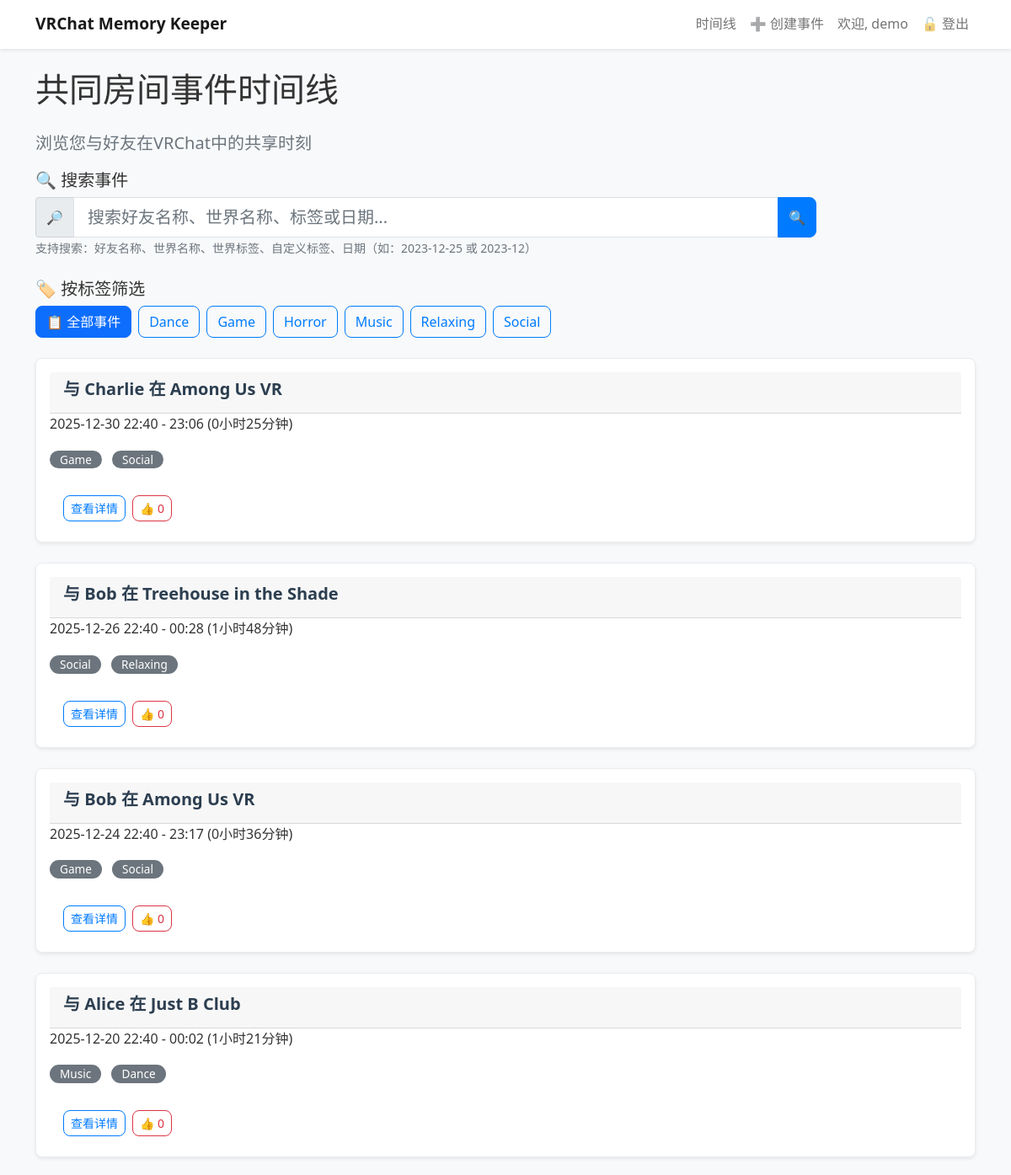
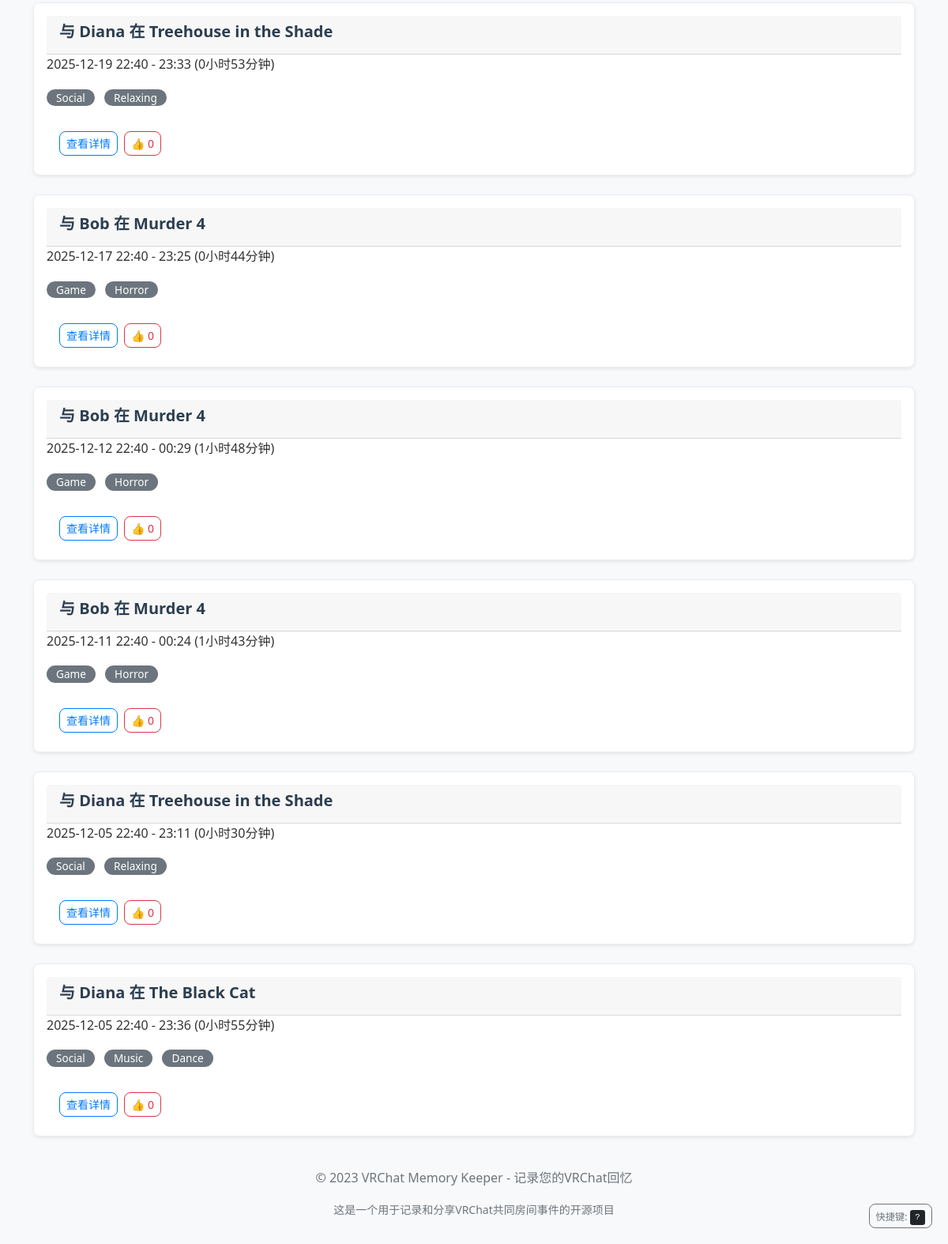
Screenshot of / (signed in) with the database file from the repository (2 pictures, top to bottom).
### app.py (models this page shows)
class User(UserMixin, db.Model):
    id = db.Column(db.Integer, primary_key=True)
    username = db.Column(db.String(80), unique=True, nullable=False)
    password_hash = db.Column(db.String(120), nullable=False)
    events = db.relationship('SharedEvent', backref='user', lazy=True)

class SharedEvent(db.Model):
    id = db.Column(db.Integer, primary_key=True)
    user_id = db.Column(db.Integer, db.ForeignKey('user.id'), nullable=False)
    world_id = db.Column(db.Integer, db.ForeignKey('world.id'), nullable=False)
    friend_name = db.Column(db.String(80), nullable=False)
    start_time = db.Column(db.DateTime, nullable=False)
    end_time = db.Column(db.DateTime)
    duration = db.Column(db.Integer)  # 持续时间（秒）
    notes = db.Column(db.Text, nullable=True)  # 事件备注
    likes = db.Column(db.Integer, default=0)  # 点赞数
    custom_tags = db.relationship(
        'EventTag',
        backref='event',
        lazy=True,  # 懒加载
        cascade='all, delete-orphan'  # 级联删除
    )

class World(db.Model):
    id = db.Column(db.Integer, primary_key=True)
    world_name = db.Column(db.String(200), nullable=False)
    world_id = db.Column(db.String(100), unique=True)
    tags = db.Column(db.Text)  # 以逗号分隔的标签字符串
    events = db.relationship('SharedEvent', backref='world', lazy=True)

### app.py (the view, shortened to what this page needs)
@app.route('/')
@login_required
def index():
    all_unique_tags = get_all_unique_tags()
    selected_tag = request.args.get('tag')
    query = SharedEvent.query.filter_by(user_id=current_user.id)
    filtered_query = filter_events_by_tag(query, selected_tag)
    search_query = request.args.get('search')
    start_date = None
    end_date = None
    if start_date:
        from datetime import datetime
        filtered_query = filtered_query.filter(
            SharedEvent.start_time >= start_date)
    if end_date:
        from datetime import timedelta
        end_datetime = end_date + timedelta(days=1)
        filtered_query = filtered_query.filter(
            SharedEvent.start_time < end_datetime)
    events = filtered_query.order_by(SharedEvent.start_time.desc()).all()
    return render_template(
        'index.html',
        events=events,
        all_tags=all_unique_tags,
        selected_tag=selected_tag,
        search_query=search_query
    )

### app.py (called while the page is built, shortened)
@login_manager.user_loader
def load_user(user_id):
    return User.query.get(int(user_id))

def get_all_unique_tags():
    world_tags = set()
    worlds = World.query.all()
    for world in worlds:
        if world.tags:
            for tag in world.tags.split(','):
                world_tags.add(tag.strip())
    event_tags = set()
    all_event_tags = EventTag.query.all()
    for tag in all_event_tags:
        event_tags.add(tag.tag_name)
    return sorted(list(world_tags.union(event_tags)))

def filter_events_by_tag(event_query, selected_tag):
    if not selected_tag:
        return event_query

@app.before_request
def before_request():
    global _db_initialized
    if not _db_initialized:
        init_db()
        _db_initialized = True

### templates/index.html (shortened to what this page needs)
{% extends 'base.html' %}
{% block content %}
    <header class="page-header" role="banner">
        <h1 class="mb-4">共同房间事件时间线</h1>
        <p class="lead text-muted">浏览您与好友在VRChat中的共享时刻</p>
    </header>
    <section class="search-section mb-4" role="search" aria-labelledby="search-heading">
        <h2 id="search-heading" class="h5">🔍 搜索事件</h2>
        <form method="GET" action="{{ url_for('index') }}" class="search-form" aria-label="事件搜索表单">
            <div class="row g-3">
                <div class="col-md-10">
                    <div class="input-group">
                        <span class="input-group-text">
                            <span aria-hidden="true">🔎</span>
                        </span>
                        <input type="text" class="form-control form-control-lg" name="search"
                               placeholder="搜索好友名称、世界名称、标签或日期..."
                               aria-describedby="search-help"
                               value="{{ search_query or '' }}"
                               autocomplete="off">
                        <button type="submit" class="btn btn-primary"
                                aria-label="执行搜索">
                            <span aria-hidden="true">🔍</span>
                        </button>
                    </div>
                    <small id="search-help" class="form-text text-muted">
                        支持搜索：好友名称、世界名称、世界标签、自定义标签、日期（如：2023-12-25 或 2023-12）
                    </small>
                </div>
            </div>
        </form>
    </section>
    <section class="tag-filter-section mb-4" role="region" aria-labelledby="filter-heading">
        <h2 id="filter-heading" class="h5">🏷️ 按标签筛选</h2>
        <div class="filter-controls" role="toolbar" aria-label="标签筛选工具">
            <div class="d-flex flex-wrap gap-2" role="list" aria-label="筛选标签列表">
                {% if selected_tag %}
                    <a href="{{ url_for('index') }}" class="btn btn-primary" role="button"
                       aria-label="显示全部事件" aria-pressed="false">
                        📋 全部事件
                    </a>
                {% else %}
                    <a href="{{ url_for('index') }}" class="btn btn-outline-primary active" role="button"
                       aria-label="显示全部事件（当前选中）" aria-pressed="true">
                        📋 全部事件
                    </a>
                {% endif %}
                {% if all_tags %}
                    {% for tag in all_tags %}
                        {% if selected_tag == tag %}
                            <a href="{{ url_for('index', tag=tag) }}" class="btn btn-primary" role="button"
                               aria-label="筛选标签：{{ tag }}（当前选中）" aria-pressed="true">
                                {{ tag }}
                            </a>
                        {% else %}
                            <a href="{{ url_for('index', tag=tag) }}" class="btn btn-outline-primary" role="button"
                               aria-label="筛选标签：{{ tag }}" aria-pressed="false">
                                {{ tag }}
                            </a>
                        {% endif %}
                    {% endfor %}
                {% else %}
                    <span class="text-muted" aria-live="polite">暂无可用标签</span>
                {% endif %}
            </div>
        </div>
    </section>
    <section class="events-section" role="region" aria-labelledby="events-heading">
        {% if events %}
            <div class="row" role="list" aria-label="共同房间事件列表">
                {% for event in events %}
                    <div class="col-lg-12" role="listitem">
                        <article class="card event-card shadow-sm">
                            <div class="card-body">
                                <header class="card-header">
                                    <h3 class="card-title h5">
                                        与 <span class="friend-name">{{ event.friend_name }}</span>
                                        在 <span class="world-name">{{ event.world.world_name }}</span>
                                    </h3>
                                </header>
                                <div class="card-content">
                                    <p class="card-text event-time">
                                        <time datetime="{{ event.start_time.isoformat() }}">
                                            {{ event.start_time.strftime('%Y-%m-%d %H:%M') }}
                                        </time>
                                        -
                                        <time datetime="{{ event.end_time.isoformat() }}">
                                            {{ event.end_time.strftime('%H:%M') }}
                                        </time>
                                        <span class="duration">
                                            ({{ (event.duration // 3600) }}小时{{ (event.duration % 3600) // 60 }}分钟)
                                        </span>
                                    </p>
                                    {% if event.world.tags %}
                                        <div class="world-tags mb-2">
                                            {% for tag in event.world.tags.split(',') %}
                                                <span class="badge bg-secondary tag" aria-label="世界标签：{{ tag.strip() }}">
                                                    {{ tag.strip() }}
                                                </span>
                                            {% endfor %}
                                        </div>
                                    {% endif %}
                                </div>
                                <footer class="card-footer bg-transparent border-0 pt-3">
                                    <div class="d-flex gap-2" role="group" aria-label="事件操作">
                                        <a href="{{ url_for('event_detail', event_id=event.id) }}"
                                           class="btn btn-outline-primary btn-sm"
                                           aria-label="查看事件 {{ event.friend_name }} 在 {{ event.world.world_name }} 的详细信息">
                                            查看详情
                                        </a>
                                        <button class="like-btn btn btn-outline-danger btn-sm"
                                                data-event-id="{{ event.id }}"
                                                aria-label="为事件点赞，当前点赞数：{{ event.likes or 0 }}"
                                                aria-live="polite">
                                            👍 <span class="like-count">{{ event.likes or 0 }}</span>
                                        </button>
                                    </div>
                                </footer>
                            </div>
                        </article>
                    </div>
                {% endfor %}
            </div>
        {% endif %}
    </section>
{% endblock %}

### templates/base.html (shortened to what this page needs)
<!DOCTYPE html>
<html lang="zh-CN">
<head>
    <link href="https://cdn.jsdelivr.net/npm/bootstrap@5.1.3/dist/css/bootstrap.min.css" rel="stylesheet">
    <link href="{{ url_for('static', filename='css/main.css') }}" rel="stylesheet">
</head>
<body>
    <header role="banner">
        <nav class="navbar navbar-expand-lg navbar-light bg-white shadow-sm" role="navigation" aria-label="主导航">
            <div class="container">
                <a class="navbar-brand" href="{{ url_for('index') }}" aria-label="VRChat记忆记录器首页">
                    VRChat Memory Keeper
                </a>
                <div class="collapse navbar-collapse" id="navbarNav">
                    <div class="navbar-nav ms-auto" role="menubar">
                        {% if current_user.is_authenticated %}
                            <a class="nav-link" href="{{ url_for('index') }}" role="menuitem" aria-label="查看时间线">
                                时间线
                            </a>
                            <a class="nav-link" href="{{ url_for('create_event') }}" role="menuitem" aria-label="创建新事件">
                                ➕ 创建事件
                            </a>
                            <span class="nav-link" role="status" aria-label="当前用户">
                                欢迎, {{ current_user.username }}
                            </span>
                            <a class="nav-link" href="{{ url_for('logout') }}" role="menuitem" aria-label="退出登录">
                                🔓 登出
                            </a>
                        {% endif %}
                    </div>
                </div>
            </div>
        </nav>
    </header>
    <main class="main-content" role="main">
        <div class="container mt-4">
            {% block content %}{% endblock %}
        </div>
    </main>
    <footer class="footer mt-auto py-3 bg-light" role="contentinfo">
        <div class="container">
            <div class="text-center text-muted">
                <p>© 2023 VRChat Memory Keeper - 记录您的VRChat回忆</p>
                <p class="small">这是一个用于记录和分享VRChat共同房间事件的开源项目</p>
            </div>
        </div>
    </footer>
</body>
</html>

### static/css/main.css (style rules this page uses)
body { font-family: 'Segoe UI', Tahoma, Geneva, Verdana, sans-serif; background-color: #f8f9fa; color: #333; line-height: 1.6; }
.navbar { box-shadow: 0 2px 4px rgba(0,0,0,0.1); }
.navbar-brand { font-weight: 600; font-size: 1.2rem; }
.event-card { margin-bottom: 1.5rem; transition: transform 0.2s, box-shadow 0.2s; border-radius: 8px; overflow: hidden; }
.card-title { font-weight: 600; color: #2c3e50; margin-bottom: 0.5rem; }
.tag { margin-right: 0.5rem; margin-bottom: 0.5rem; border-radius: 12px; padding: 0.25rem 0.75rem; font-size: 0.85rem; font-weight: 500; }
.btn { border-radius: 8px; font-weight: 500; transition: all 0.2s; }
.btn-primary { background-color: #007bff; border-color: #007bff; }
.btn-outline-primary { border-color: #007bff; color: #007bff; }
.like-btn { transition: all 0.3s ease; }
.form-control { border-radius: 8px; border: 1px solid #dee2e6; transition: border-color 0.2s, box-shadow 0.2s; }
.card { border: 1px solid #e9ecef; border-radius: 8px; }
.event-card { animation: fadeIn 0.5s ease forwards; }
.event-card:nth-child(1) { animation-delay: 0.1s; }

### rows the page displays
User: username "demo"
SharedEvent: friend_name "Charlie", world.world_name "Among Us VR", start_time "2025-12-30 22:40", end_time "23:06", duration "0", (event.duration%3600)//60 "25", strip "Game" "Social", likes "0"
SharedEvent: friend_name "Bob", world.world_name "Treehouse in the Shade", start_time "2025-12-26 22:40", end_time "00:28", duration "1", (event.duration%3600)//60 "48", strip "Social" "Relaxing", likes "0"
SharedEvent: friend_name "Bob", world.world_name "Among Us VR", start_time "2025-12-24 22:40", end_time "23:17", duration "0", (event.duration%3600)//60 "36", strip "Game" "Social", likes "0"
SharedEvent: friend_name "Alice", world.world_name "Just B Club", start_time "2025-12-20 22:40", end_time "00:02", duration "1", (event.duration%3600)//60 "21", strip "Music" "Dance", likes "0"
SharedEvent: friend_name "Diana", world.world_name "Treehouse in the Shade", start_time "2025-12-19 22:40", end_time "23:33", duration "0", (event.duration%3600)//60 "53", strip "Social" "Relaxing", likes "0"
SharedEvent: friend_name "Bob", world.world_name "Murder 4", start_time "2025-12-17 22:40", end_time "23:25", duration "0", (event.duration%3600)//60 "44", strip "Game" "Horror", likes "0"
SharedEvent: friend_name "Bob", world.world_name "Murder 4", start_time "2025-12-12 22:40", end_time "00:29", duration "1", (event.duration%3600)//60 "48", strip "Game" "Horror", likes "0"
SharedEvent: friend_name "Bob", world.world_name "Murder 4", start_time "2025-12-11 22:40", end_time "00:24", duration "1", (event.duration%3600)//60 "43", strip "Game" "Horror", likes "0"
SharedEvent: friend_name "Diana", world.world_name "Treehouse in the Shade", start_time "2025-12-05 22:40", end_time "23:11", duration "0", (event.duration%3600)//60 "30", strip "Social" "Relaxing", likes "0"
SharedEvent: friend_name "Diana", world.world_name "The Black Cat", start_time "2025-12-05 22:40", end_time "23:36", duration "0", (event.duration%3600)//60 "55", strip "Social" "Music" "Dance", likes "0"

### other values shown
{{ tag }} "Dance" "Game" "Horror" "Music" "Relaxing" "Social"
